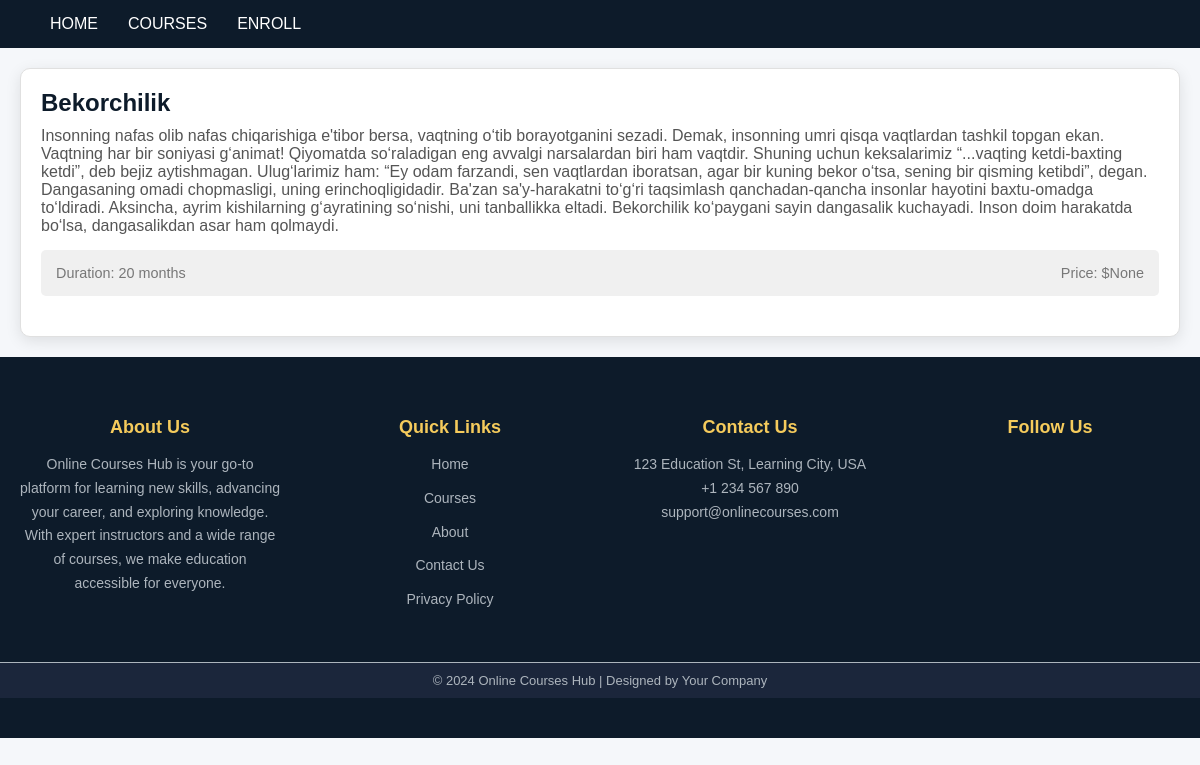
The app's page /course-detail/1 with its own data.
### home/models.py (models this page shows, shortened)
class Course(models.Model):
    name = models.CharField(max_length=200)
    price = models.DecimalField(max_digits=10, decimal_places=3, null=True, blank=True)
    description = models.TextField()
    start_date = models.DateTimeField(auto_now_add=True)
    duration = models.IntegerField(default=8)
    instructor = models.CharField(max_length=100)

### home/views.py (the view)
# urls.py: path('course-detail/<course_id>', course_detail, name='course-detail'),
def course_detail(request, course_id):
    course = Course.objects.get(id=course_id)
    all_courses = Course.objects.all()
    context = {
        'course': course,
        'all_courses': all_courses
    }
    return render(request, 'course_detail.html', context)

### templates/course_detail.html (shortened to what this page needs)
{% load static %}
<!DOCTYPE html>
<html lang="en">
<head>
    <link rel="stylesheet" type="text/css" href="{% static 'css/home.css' %}">
</head>
<nav class="navbar">
    <div class="container">
        <ul class="nav-links">
            <li><a href="{% url 'homepage' %}">Home</a></li>
            <li><a href="{% url 'homepage' %}">Courses</a></li>
            <li><a href="{% url 'enroll' %}">enroll</a></li>
        </ul>
    </div>
</nav>
<body class="body">
<div class="course-box">
    <h1>{{ course.name }}</h1>
    <p class="description">{{ course.description }}</p>
    <p class="details">
        <span class="duration">Duration: {{ course.duration }} months</span>
        <span class="price">Price: ${{ course.price }}</span>
    </p>
</div>
<footer>
    <div class="footer-container">
        <div class="footer-section about">
            <h3>About Us</h3>
            <p>Online Courses Hub is your go-to platform for learning new skills, advancing your career, and exploring knowledge. With expert instructors and a wide range of courses, we make education accessible for everyone.</p>
        </div>
        <div class="footer-section links">
            <h3>Quick Links</h3>
            <ul>
                <li><a href="#">Home</a></li>
                <li><a href="#">Courses</a></li>
                <li><a href="#">About</a></li>
                <li><a href="#">Contact Us</a></li>
                <li><a href="#">Privacy Policy</a></li>
            </ul>
        </div>
        <div class="footer-section contact">
            <h3>Contact Us</h3>
            <p> 123 Education St, Learning City, USA</p>
            <p> +1 234 567 890</p>
            <p> support@onlinecourses.com</p>
        </div>
        <div class="footer-section social">
            <h3>Follow Us</h3>
            <div class="social-icons">
            </div>
        </div>
    </div>
    <div class="footer-bottom">
        &copy; 2024 Online Courses Hub | Designed by Your Company
    </div>
</footer>
</body>
</html>

### staticfiles/css/home.css (style rules this page uses)
* { margin: 0; padding: 0; box-sizing: border-box; }
.navbar { background-color: #0D1B2A; padding: 15px 0; width: 100%; }
.container { max-width: 1200px; margin: auto; display: flex; justify-content: space-between; align-items: center; padding: 0 20px; }
.nav-links { list-style: none; display: flex; align-items: center; }
.nav-links li { margin-left: 30px; }
.nav-links li a { color: #ffffff; text-decoration: none; font-size: 16px; font-weight: 500; text-transform: uppercase; transition: color 0.3s ease; }
body { font-family: 'Arial', sans-serif; margin: 0; padding: 0; background-color: #f5f7fa; color: #333; }
h1, h2, p { margin: 0; }
footer { background-color: #0D1B2A; color: #ffffff; padding: 40px 0; text-align: center; font-family: 'Arial', sans-serif; }
.footer-container { display: flex; flex-wrap: wrap; justify-content: space-around; max-width: 1200px; margin: auto; }
.footer-section { flex: 1; margin: 20px; min-width: 200px; }
.footer-section h3 { font-size: 18px; margin-bottom: 15px; color: #F5CB5C; }
.footer-section p, .footer-section ul, .footer-section li { font-size: 14px; line-height: 1.7; color: #adb5bd; }
.footer-section a { color: #adb5bd; text-decoration: none; transition: color 0.3s ease; }
.footer-section ul { list-style: none; padding: 0; }
.footer-section ul li { margin-bottom: 10px; }
.footer-bottom { background-color: #1B263B; padding: 10px 0; color: #adb5bd; font-size: 13px; border-top: 1px solid #adb5bd; margin-top: 20px; }
.course-box { background-color: #ffffff; border: 1px solid #e0e0e0; border-radius: 10px; box-shadow: 0 4px 15px rgba(0, 0, 0, 0.1); padding: 20px; margin: 20px; transition: transform 0.3s, box-shadow 0.3s; }
.course-box h1 { font-size: 1.5em; color: #0D1B2A; margin-bottom: 10px; }
.course-box .description { font-size: 1em; color: #555; margin-bottom: 15px; }
.course-box .details { display: flex; justify-content: space-between; margin-bottom: 20px; }
.course-box .details .duration, .course-box .details .price { font-size: 0.9em; color: #777; }
.details { display: none; margin-top: 15px; background-color: #f0f0f0; padding: 15px; border-radius: 5px; }

### records on screen
Course: name "Bekorchilik", description "Insonning nafas olib nafas chiqarishiga e'tibor bersa, vaqtning o‘tib borayotganini sezadi. Demak, insonning umri qisqa vaqtlardan tashkil topgan ekan. Vaqtning har bir soniyasi g‘animat! Qiyomatda so‘raladigan eng avvalgi narsalardan biri ham vaqtdir. Shuning uchun keksalarimiz “...vaqting ketdi-baxting ketdi”, deb bejiz aytishmagan. Ulug‘larimiz ham: “Ey odam farzandi, sen vaqtlardan iboratsan, agar bir kuning bekor o‘tsa, sening bir qisming ketibdi”, degan. Dangasaning omadi chopmasligi, uning erinchoqligidadir. Ba'zan sa'y-harakatni to‘g‘ri taqsimlash qanchadan-qancha insonlar hayotini baxtu-omadga to‘ldiradi. Aksincha, ayrim kishilarning g‘ayratining so‘nishi, uni tanballikka eltadi.…", duration "20", price "None"
